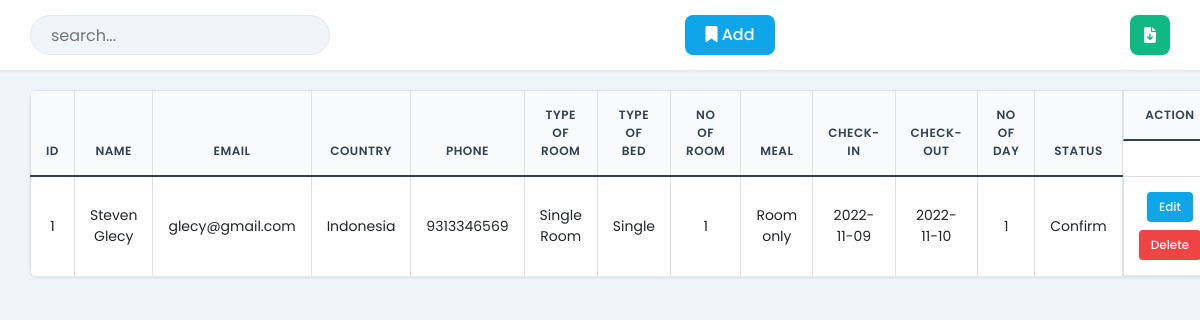
The page /admin/roombook.php on the database its author committed.
### tables this page shows
CREATE TABLE `roombook` (
  `id` int(10) NOT NULL AUTO_INCREMENT,
  `Name` varchar(50) NOT NULL,
  `Email` varchar(50) NOT NULL,
  `Country` varchar(30) NOT NULL,
  `Phone` varchar(30) NOT NULL,
  `RoomType` varchar(30) NOT NULL,
  `Bed` varchar(30) NOT NULL,
  `Meal` varchar(30) NOT NULL,
  `NoofRoom` varchar(30) NOT NULL,
  `cin` date NOT NULL,
  `cout` date NOT NULL,
  `nodays` int(50) NOT NULL,
  `stat` varchar(30) NOT NULL,
  `room_id` int(30) DEFAULT NULL,
  `user_id` int(100) DEFAULT NULL,
  PRIMARY KEY (`id`),
  KEY `fk_roombook_room` (`room_id`),
  KEY `fk_roombook_user` (`user_id`),
  CONSTRAINT `fk_roombook_room` FOREIGN KEY (`room_id`) REFERENCES `room` (`id`) ON DELETE SET NULL ON UPDATE CASCADE,
  CONSTRAINT `fk_roombook_user` FOREIGN KEY (`user_id`) REFERENCES `signup` (`UserID`) ON DELETE SET NULL ON UPDATE CASCADE
);

### admin/roombook.php (the view, shortened to what this page needs)
<?php
include '../config.php';
?>
<!DOCTYPE html>
<html lang="en">
<head>
    <link href="https://cdn.jsdelivr.net/npm/bootstrap@5.0.2/dist/css/bootstrap.min.css" rel="stylesheet">
    <link rel="stylesheet" href="https://cdnjs.cloudflare.com/ajax/libs/font-awesome/6.2.0/css/all.min.css" />
    <link rel="stylesheet" href="./css/roombook.css">
</head>
<body>
    <div class="searchsection">
        <input type="text" name="search_bar" id="search_bar" placeholder="search..." onkeyup="searchFun()">
        <button class="adduser" id="adduser" onclick="adduseropen()"><i class="fa-solid fa-bookmark"></i> Add</button>
        <form action="./exportdata.php" method="post">
            <button class="exportexcel" id="exportexcel" name="exportexcel" type="submit"><i class="fa-solid fa-file-arrow-down"></i></button>
        </form>
    </div>
    <div class="roombooktable" class="table-responsive-xl">
        <?php
            $roombooktablesql = "SELECT * FROM roombook";
            $roombookresult = mysqli_query($conn, $roombooktablesql);
        ?>
        <table class="table table-bordered" id="table-data">
            <thead>
                <tr>
                    <th scope="col">Id</th>
                    <th scope="col">Name</th>
                    <th scope="col">Email</th>
                    <th scope="col">Country</th>
                    <th scope="col">Phone</th>
                    <th scope="col">Type of Room</th>
                    <th scope="col">Type of Bed</th>
                    <th scope="col">No of Room</th>
                    <th scope="col">Meal</th>
                    <th scope="col">Check-In</th>
                    <th scope="col">Check-Out</th>
                    <th scope="col">No of Day</th>
                    <th scope="col">Status</th>
                    <th scope="col" class="action">Action</th>
                </tr>
            </thead>
            <tbody>
            <?php
            while ($res = mysqli_fetch_array($roombookresult)) {
            ?>
                <tr>
                    <td><?php echo $res['id'] ?></td>
                    <td><?php echo $res['Name'] ?></td>
                    <td><?php echo $res['Email'] ?></td>
                    <td><?php echo $res['Country'] ?></td>
                    <td><?php echo $res['Phone'] ?></td>
                    <td><?php echo $res['RoomType'] ?></td>
                    <td><?php echo $res['Bed'] ?></td>
                    <td><?php echo $res['NoofRoom'] ?></td>
                    <td><?php echo $res['Meal'] ?></td>
                    <td><?php echo $res['cin'] ?></td>
                    <td><?php echo $res['cout'] ?></td>
                    <td><?php echo $res['nodays'] ?></td>
                    <td><?php echo $res['stat'] ?></td>
                    <td class="action">
                        <a href="roombookedit.php?id=<?php echo $res['id'] ?>"><button class="btn btn-primary">Edit</button></a>
                        <a href="roombookdelete.php?id=<?php echo $res['id'] ?>"><button class='btn btn-danger'>Delete</button></a>
                    </td>
                </tr>
            <?php
            }
            ?>
            </tbody>
        </table>
    </div>
</body>
</html>

### admin/css/roombook.css (style rules this page uses)
:root { --primary-color: #0ea5e9; --primary-hover: #0284c7; --success-color: #10b981; --danger-color: #ef4444; --bg-color: #f1f5f9; --card-bg: #ffffff; --text-color: #334155; --border-color: #e2e8f0; --shadow-sm: 0 1px 3px rgba(0,0,0,0.1); --radius: 8px; }
body { background-color: var(--bg-color); font-family: 'Poppins', sans-serif; color: var(--text-color); margin: 0; padding: 0; }
.searchsection { height: 70px; width: 100%; display: flex; justify-content: space-between; align-items: center; background-color: var(--card-bg); padding: 0 30px; box-shadow: var(--shadow-sm); position: fixed; top: 0; z-index: 500; }
#search_bar { height: 40px; width: 300px; border: 1px solid var(--border-color); background-color: var(--bg-color); padding-left: 20px; border-radius: 20px; outline: none; transition: all 0.3s; }
#adduser { height: 40px; background-color: var(--primary-color); color: white; border: none; border-radius: var(--radius); padding: 0 20px; font-weight: 500; cursor: pointer; transition: 0.3s; }
.exportexcel { height: 40px; width: 40px; background-color: var(--success-color); color: white; border: none; border-radius: var(--radius); cursor: pointer; transition: 0.3s; display: flex; align-items: center; justify-content: center; }
.roombooktable { margin-top: 90px; padding: 0 30px 30px 30px; width: 100%; }
.table { background-color: var(--card-bg); border-radius: var(--radius); overflow: hidden; box-shadow: var(--shadow-sm); border-collapse: collapse; width: 100%; }
.table thead th { background-color: #f8fafc; color: var(--text-color); font-weight: 600; text-transform: uppercase; font-size: 12px; letter-spacing: 0.5px; padding: 15px; border-bottom: 2px solid var(--border-color); text-align: center; }
.table tbody td { padding: 15px; border-bottom: 1px solid var(--border-color); text-align: center; vertical-align: middle; font-size: 14px; }
.action { display: flex; justify-content: center; gap: 8px; flex-wrap: wrap; }
.action button { border: none; border-radius: 4px; padding: 6px 12px; font-size: 12px; font-weight: 500; cursor: pointer; transition: 0.2s; color: white; }
.action .btn-primary { background-color: var(--primary-color); }
.action .btn-danger { background-color: var(--danger-color); }

### rows shown on the page
roombook: id "1", Name "Steven Glecy", Email "glecy@gmail.com", Country "Indonesia", Phone "9313346569", RoomType "Single Room", Bed "Single", NoofRoom "1", Meal "Room only", cin "2022-11-09", cout "2022-11-10", nodays "1", stat "Confirm"
